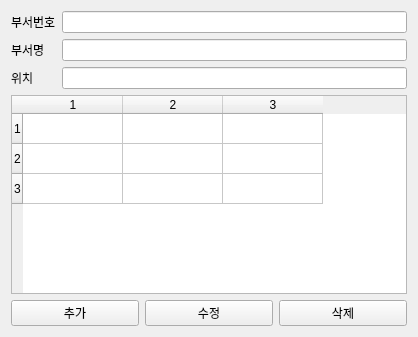
<?xml version="1.0" encoding="UTF-8"?>
<ui version="4.0">
 <class>Form</class>
 <widget class="QWidget" name="Form">
  <property name="geometry">
   <rect>
    <x>0</x>
    <y>0</y>
    <width>418</width>
    <height>337</height>
   </rect>
  </property>
  <property name="windowTitle">
   <string>Form</string>
  </property>
  <layout class="QVBoxLayout" name="verticalLayout_2">
   <item>
    <layout class="QFormLayout" name="formLayout">
     <item row="0" column="0">
      <widget class="QLabel" name="lblDeptNo">
       <property name="text">
        <string>부서번호</string>
       </property>
      </widget>
     </item>
     <item row="0" column="1">
      <widget class="QLineEdit" name="leDeptNo"/>
     </item>
     <item row="1" column="0">
      <widget class="QLabel" name="lblDeptName">
       <property name="text">
        <string>부서명</string>
       </property>
      </widget>
     </item>
     <item row="1" column="1">
      <widget class="QLineEdit" name="leDeptName"/>
     </item>
     <item row="2" column="0">
      <widget class="QLabel" name="lblFloor">
       <property name="text">
        <string>위치</string>
       </property>
      </widget>
     </item>
     <item row="2" column="1">
      <widget class="QLineEdit" name="leFloor"/>
     </item>
    </layout>
   </item>
   <item>
    <widget class="QTableWidget" name="table">
     <property name="rowCount">
      <number>3</number>
     </property>
     <property name="columnCount">
      <number>3</number>
     </property>
     <attribute name="verticalHeaderStretchLastSection">
      <bool>false</bool>
     </attribute>
     <row/>
     <row/>
     <row/>
     <column/>
     <column/>
     <column/>
    </widget>
   </item>
   <item>
    <layout class="QHBoxLayout" name="horizontalLayout">
     <item>
      <widget class="QPushButton" name="addBtn">
       <property name="text">
        <string>추가</string>
       </property>
      </widget>
     </item>
     <item>
      <widget class="QPushButton" name="updateBtn">
       <property name="text">
        <string>수정</string>
       </property>
      </widget>
     </item>
     <item>
      <widget class="QPushButton" name="delBtn">
       <property name="text">
        <string>삭제</string>
       </property>
      </widget>
     </item>
    </layout>
   </item>
  </layout>
 </widget>
 <resources/>
 <connections/>
</ui>
